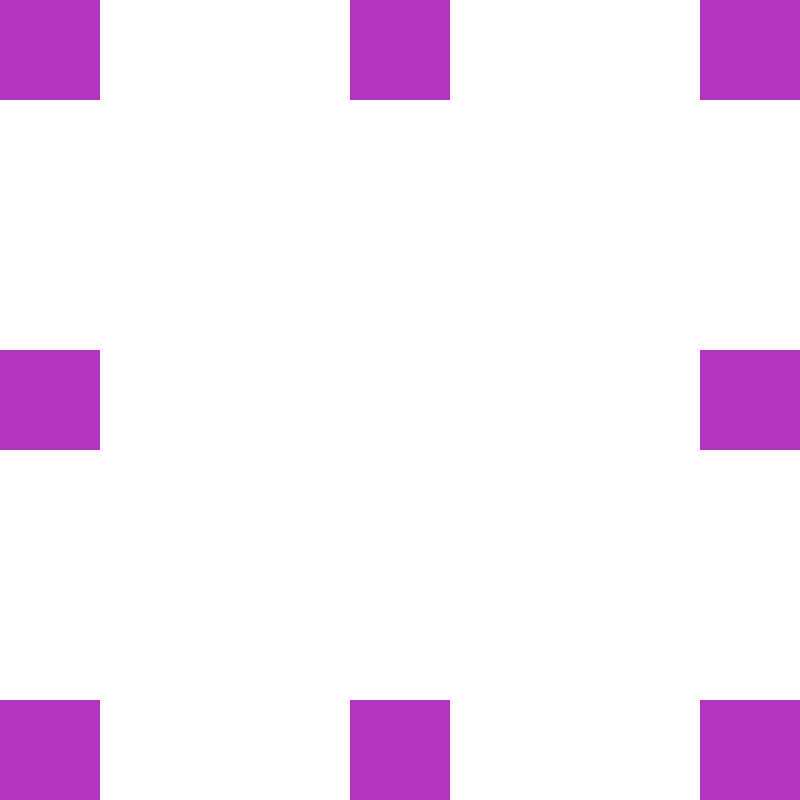
Frame 1 (no input)
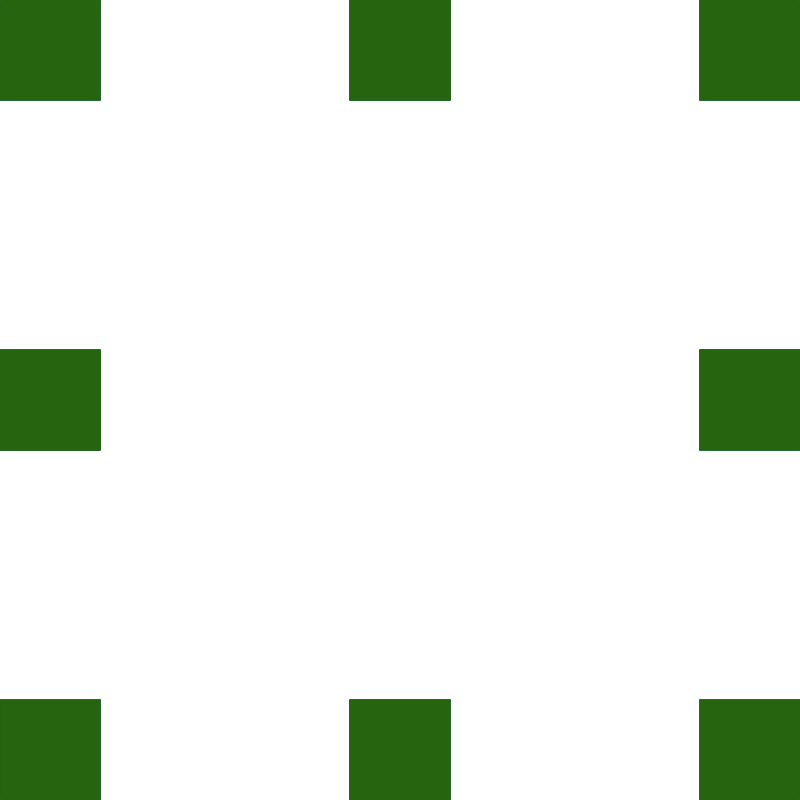
Frame 60 (no input)
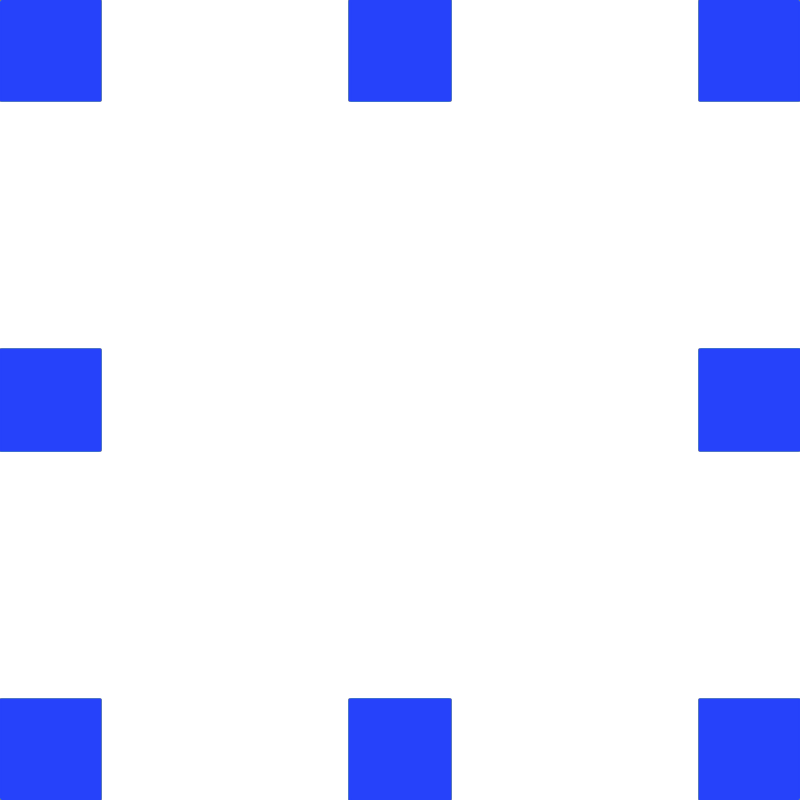
Frame 120 (the mouse pressed at the canvas centre since frame 60)

The p5.js sketch that drew these frames (run headless with seeded random() and noise() and a simulated clock; from frame 60 on, the mouse is pressed at the canvas centre):

// p5.js sketch
// ── sketch.js
var offset = 0;
function setup() {
  createCanvas(800, 800);
}

function draw() {
  noStroke()
  fill(random(255), random(255), random(255));
  rect(0 + offset, 0, 100);
  rect(0, 0 + offset, 100, 100);
  rect(0 + offset, 0 + offset, 100, 100);
  rect(700, 700 - offset, 100);
  rect(700 - offset, 700 - offset, 100);
  rect(700 - offset, 700, 100);
  rect(700, 350 - offset, 100);
  rect(700 - offset, 350 - offset, 100);
  rect(700 - offset, 350, 100);
  rect(700 + offset, 350 - offset, 100);
  rect(700 - offset, 350 + offset, 100);
  rect(700, 350 + offset, 100);
  rect(350 - offset, 700 - offset, 100);
  rect(350 - offset, 700, 100);
  rect(350 + offset, 700 - offset, 100);
  rect(350 - offset, 700 + offset, 100);
  rect(350, 700 + offset, 100);
  rect(350 + offset, 700, 100);
  rect(350, 700 - offset, 100);
  rect(350 - offset, 0, 100);
  rect(350 + offset, 0 - offset, 100);
  rect(350 - offset, 0 + offset, 100);
  rect(350, 0 + offset, 100);
  rect(350 + offset, 0, 100);
  rect(350, 0 - offset, 100);
  rect(350 + offset, 0 + offset, 100);
  rect(0 - offset, 350, 100);
  rect(0 + offset, 350 - offset, 100);
  rect(0 - offset, 350 + offset, 100);
  rect(0, 350 + offset, 100);
  rect(0 + offset, 350, 100);
  rect(0, 350 - offset, 100);
  rect(0 + offset, 350 + offset, 100);

  rect(700, 0 + offset, 100);

  rect(700 - offset, 0 + offset, 100);

  rect(700 - offset, 0, 100);

  rect(0, 700 - offset, 100);
  rect(0 + offset, 700, 100);

  rect(0 + offset, 700 - offset, 100);

  offset = offset + 0.01;
  if (offset > 700) {
    offset = 0;
  }
}
